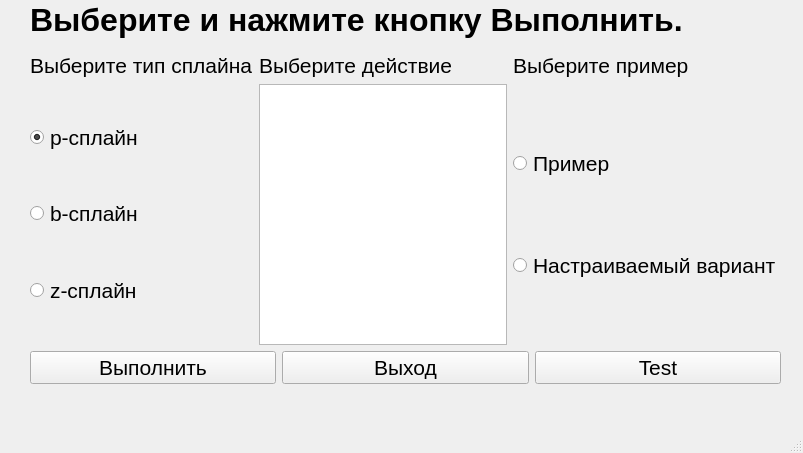
<?xml version="1.0" encoding="UTF-8"?>
<ui version="4.0">
 <class>MainWindow</class>
 <widget class="QMainWindow" name="MainWindow">
  <property name="geometry">
   <rect>
    <x>0</x>
    <y>0</y>
    <width>803</width>
    <height>453</height>
   </rect>
  </property>
  <property name="font">
   <font>
    <pointsize>16</pointsize>
   </font>
  </property>
  <property name="windowTitle">
   <string>Сплайны</string>
  </property>
  <widget class="QWidget" name="centralwidget">
   <widget class="QLabel" name="label_output">
    <property name="geometry">
     <rect>
      <x>30</x>
      <y>-10</y>
      <width>671</width>
      <height>61</height>
     </rect>
    </property>
    <property name="font">
     <font>
      <pointsize>24</pointsize>
      <weight>75</weight>
      <italic>false</italic>
      <bold>true</bold>
      <underline>false</underline>
      <strikeout>false</strikeout>
     </font>
    </property>
    <property name="toolTip">
     <string/>
    </property>
    <property name="text">
     <string>&lt;html&gt;&lt;head/&gt;&lt;body&gt;&lt;p&gt;&lt;span style=&quot; font-size:24pt;&quot;&gt;Выберите и нажмите кнопку Выполнить.&lt;/span&gt;&lt;/p&gt;&lt;/body&gt;&lt;/html&gt;</string>
    </property>
   </widget>
   <widget class="QWidget" name="layoutWidget">
    <property name="geometry">
     <rect>
      <x>30</x>
      <y>53</y>
      <width>751</width>
      <height>331</height>
     </rect>
    </property>
    <layout class="QGridLayout" name="gridLayout_7">
     <item row="0" column="0">
      <layout class="QGridLayout" name="gridLayout_5">
       <item row="0" column="1">
        <layout class="QGridLayout" name="gridLayout_3">
         <item row="1" column="0">
          <widget class="QListWidget" name="listWidget"/>
         </item>
         <item row="0" column="0">
          <widget class="QLabel" name="labelAction">
           <property name="text">
            <string>Выберите действие</string>
           </property>
           <property name="scaledContents">
            <bool>true</bool>
           </property>
          </widget>
         </item>
        </layout>
       </item>
       <item row="0" column="0">
        <layout class="QGridLayout" name="gridLayout_2">
         <item row="1" column="0">
          <spacer name="verticalSpacer_7">
           <property name="orientation">
            <enum>Qt::Vertical</enum>
           </property>
           <property name="sizeHint" stdset="0">
            <size>
             <width>20</width>
             <height>40</height>
            </size>
           </property>
          </spacer>
         </item>
         <item row="0" column="0">
          <widget class="QLabel" name="labelSplineType">
           <property name="text">
            <string>Выберите тип сплайна</string>
           </property>
           <property name="scaledContents">
            <bool>true</bool>
           </property>
          </widget>
         </item>
         <item row="2" column="0">
          <layout class="QGridLayout" name="gridLayout">
           <item row="1" column="0">
            <spacer name="verticalSpacer_8">
             <property name="orientation">
              <enum>Qt::Vertical</enum>
             </property>
             <property name="sizeHint" stdset="0">
              <size>
               <width>20</width>
               <height>40</height>
              </size>
             </property>
            </spacer>
           </item>
           <item row="7" column="0">
            <spacer name="verticalSpacer_5">
             <property name="orientation">
              <enum>Qt::Vertical</enum>
             </property>
             <property name="sizeHint" stdset="0">
              <size>
               <width>20</width>
               <height>40</height>
              </size>
             </property>
            </spacer>
           </item>
           <item row="0" column="0">
            <widget class="QRadioButton" name="p_radioButton">
             <property name="tabletTracking">
              <bool>false</bool>
             </property>
             <property name="acceptDrops">
              <bool>false</bool>
             </property>
             <property name="text">
              <string>p-сплайн</string>
             </property>
             <property name="checked">
              <bool>true</bool>
             </property>
             <attribute name="buttonGroup">
              <string notr="true">buttonGroup</string>
             </attribute>
            </widget>
           </item>
           <item row="4" column="0">
            <spacer name="verticalSpacer_4">
             <property name="orientation">
              <enum>Qt::Vertical</enum>
             </property>
             <property name="sizeHint" stdset="0">
              <size>
               <width>20</width>
               <height>40</height>
              </size>
             </property>
            </spacer>
           </item>
           <item row="2" column="0">
            <widget class="QRadioButton" name="b_radioButton">
             <property name="text">
              <string>b-сплайн</string>
             </property>
             <attribute name="buttonGroup">
              <string notr="true">buttonGroup</string>
             </attribute>
            </widget>
           </item>
           <item row="5" column="0">
            <widget class="QRadioButton" name="z_radioButton">
             <property name="text">
              <string>z-сплайн</string>
             </property>
             <attribute name="buttonGroup">
              <string notr="true">buttonGroup</string>
             </attribute>
            </widget>
           </item>
          </layout>
         </item>
        </layout>
       </item>
       <item row="0" column="2">
        <layout class="QGridLayout" name="gridLayout_4">
         <item row="1" column="0">
          <spacer name="verticalSpacer_2">
           <property name="orientation">
            <enum>Qt::Vertical</enum>
           </property>
           <property name="sizeHint" stdset="0">
            <size>
             <width>20</width>
             <height>40</height>
            </size>
           </property>
          </spacer>
         </item>
         <item row="4" column="0">
          <spacer name="verticalSpacer_3">
           <property name="orientation">
            <enum>Qt::Vertical</enum>
           </property>
           <property name="sizeHint" stdset="0">
            <size>
             <width>20</width>
             <height>40</height>
            </size>
           </property>
          </spacer>
         </item>
         <item row="5" column="0">
          <widget class="QRadioButton" name="VariableButton">
           <property name="text">
            <string>Настраиваемый вариант</string>
           </property>
           <attribute name="buttonGroup">
            <string notr="true">buttonGroup_2</string>
           </attribute>
          </widget>
         </item>
         <item row="3" column="0">
          <widget class="QRadioButton" name="ExampleButton">
           <property name="text">
            <string>Пример</string>
           </property>
           <attribute name="buttonGroup">
            <string notr="true">buttonGroup_2</string>
           </attribute>
          </widget>
         </item>
         <item row="0" column="0">
          <widget class="QLabel" name="labelExample">
           <property name="enabled">
            <bool>true</bool>
           </property>
           <property name="text">
            <string>Выберите пример</string>
           </property>
          </widget>
         </item>
         <item row="6" column="0">
          <spacer name="verticalSpacer_6">
           <property name="orientation">
            <enum>Qt::Vertical</enum>
           </property>
           <property name="sizeHint" stdset="0">
            <size>
             <width>20</width>
             <height>40</height>
            </size>
           </property>
          </spacer>
         </item>
        </layout>
       </item>
      </layout>
     </item>
     <item row="1" column="0">
      <layout class="QGridLayout" name="gridLayout_6">
       <item row="0" column="0">
        <widget class="QPushButton" name="buttonExecute">
         <property name="text">
          <string>Выполнить</string>
         </property>
        </widget>
       </item>
       <item row="0" column="1">
        <widget class="QPushButton" name="buttonExit">
         <property name="text">
          <string>Выход</string>
         </property>
        </widget>
       </item>
       <item row="0" column="2">
        <widget class="QPushButton" name="pushButton">
         <property name="text">
          <string>Test</string>
         </property>
        </widget>
       </item>
      </layout>
     </item>
    </layout>
   </widget>
  </widget>
  <widget class="QMenuBar" name="menubar">
   <property name="geometry">
    <rect>
     <x>0</x>
     <y>0</y>
     <width>803</width>
     <height>37</height>
    </rect>
   </property>
  </widget>
  <widget class="QStatusBar" name="statusbar"/>
 </widget>
 <resources/>
 <connections/>
 <buttongroups>
  <buttongroup name="buttonGroup_2"/>
  <buttongroup name="buttonGroup"/>
 </buttongroups>
</ui>
